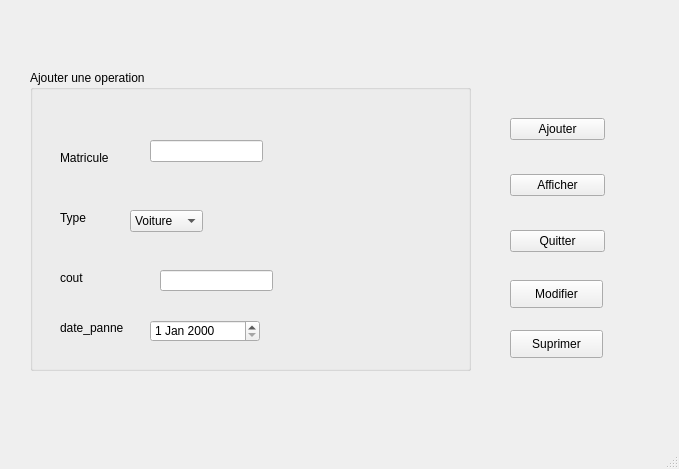
<?xml version="1.0" encoding="UTF-8"?>
<ui version="4.0">
 <class>MainWindow</class>
 <widget class="QMainWindow" name="MainWindow">
  <property name="geometry">
   <rect>
    <x>0</x>
    <y>0</y>
    <width>679</width>
    <height>469</height>
   </rect>
  </property>
  <property name="windowTitle">
   <string>Gestion des Maintenance</string>
  </property>
  <widget class="QWidget" name="centralwidget">
   <widget class="QGroupBox" name="groupBox">
    <property name="geometry">
     <rect>
      <x>30</x>
      <y>70</y>
      <width>441</width>
      <height>301</height>
     </rect>
    </property>
    <property name="title">
     <string>Ajouter une operation</string>
    </property>
    <widget class="QLabel" name="label">
     <property name="geometry">
      <rect>
       <x>30</x>
       <y>80</y>
       <width>55</width>
       <height>16</height>
      </rect>
     </property>
     <property name="text">
      <string>Matricule</string>
     </property>
    </widget>
    <widget class="QLabel" name="label_2">
     <property name="geometry">
      <rect>
       <x>30</x>
       <y>140</y>
       <width>55</width>
       <height>16</height>
      </rect>
     </property>
     <property name="text">
      <string>Type</string>
     </property>
    </widget>
    <widget class="QLabel" name="label_3">
     <property name="geometry">
      <rect>
       <x>30</x>
       <y>200</y>
       <width>91</width>
       <height>16</height>
      </rect>
     </property>
     <property name="text">
      <string>cout</string>
     </property>
    </widget>
    <widget class="QLineEdit" name="lineEdit">
     <property name="geometry">
      <rect>
       <x>120</x>
       <y>70</y>
       <width>113</width>
       <height>22</height>
      </rect>
     </property>
    </widget>
    <widget class="QLineEdit" name="lineEdit_3">
     <property name="geometry">
      <rect>
       <x>130</x>
       <y>200</y>
       <width>113</width>
       <height>21</height>
      </rect>
     </property>
    </widget>
    <widget class="QLabel" name="label_4">
     <property name="geometry">
      <rect>
       <x>30</x>
       <y>250</y>
       <width>71</width>
       <height>16</height>
      </rect>
     </property>
     <property name="text">
      <string>date_panne</string>
     </property>
    </widget>
    <widget class="QDateEdit" name="dateEdit">
     <property name="geometry">
      <rect>
       <x>120</x>
       <y>250</y>
       <width>110</width>
       <height>22</height>
      </rect>
     </property>
    </widget>
    <widget class="QComboBox" name="comboBox">
     <property name="geometry">
      <rect>
       <x>100</x>
       <y>140</y>
       <width>73</width>
       <height>22</height>
      </rect>
     </property>
     <item>
      <property name="text">
       <string>Voiture</string>
      </property>
     </item>
     <item>
      <property name="text">
       <string>Moto</string>
      </property>
     </item>
    </widget>
   </widget>
   <widget class="QWidget" name="layoutWidget">
    <property name="geometry">
     <rect>
      <x>510</x>
      <y>90</y>
      <width>95</width>
      <height>191</height>
     </rect>
    </property>
    <layout class="QVBoxLayout" name="verticalLayout">
     <item>
      <widget class="QPushButton" name="pushButton_3">
       <property name="text">
        <string>Ajouter</string>
       </property>
      </widget>
     </item>
     <item>
      <widget class="QPushButton" name="pushButton">
       <property name="text">
        <string>Afficher</string>
       </property>
      </widget>
     </item>
     <item>
      <widget class="QPushButton" name="pushButton_2">
       <property name="text">
        <string>Quitter</string>
       </property>
      </widget>
     </item>
    </layout>
   </widget>
   <widget class="QPushButton" name="pushButton_4">
    <property name="geometry">
     <rect>
      <x>510</x>
      <y>280</y>
      <width>93</width>
      <height>28</height>
     </rect>
    </property>
    <property name="text">
     <string>Modifier</string>
    </property>
   </widget>
   <widget class="QPushButton" name="pushButton_5">
    <property name="geometry">
     <rect>
      <x>510</x>
      <y>330</y>
      <width>93</width>
      <height>28</height>
     </rect>
    </property>
    <property name="text">
     <string>Suprimer</string>
    </property>
   </widget>
  </widget>
  <widget class="QStatusBar" name="statusbar"/>
  <widget class="QMenuBar" name="menubar">
   <property name="geometry">
    <rect>
     <x>0</x>
     <y>0</y>
     <width>679</width>
     <height>26</height>
    </rect>
   </property>
  </widget>
 </widget>
 <resources/>
 <connections/>
</ui>
